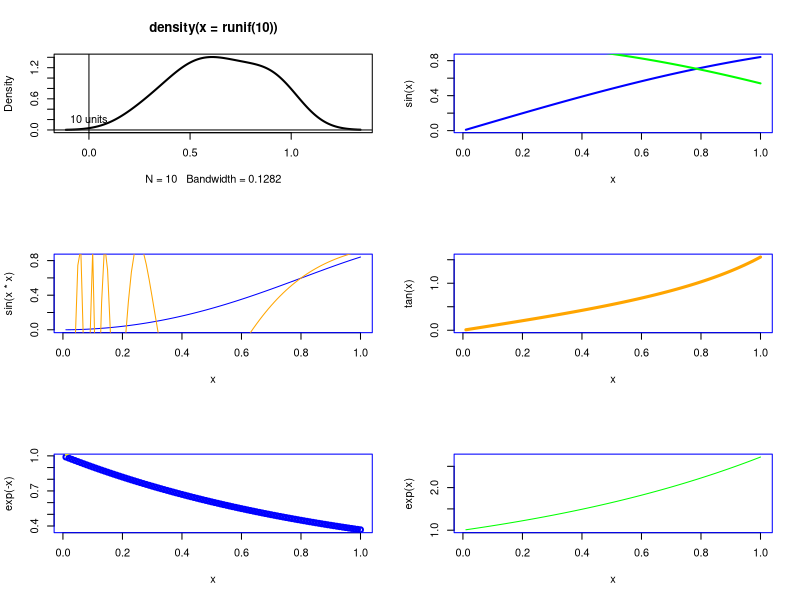

R code for this plot:
## ---- chunk 1
# Scope: Plotting a set of Graphs as example

par(mfrow=c(3,2))                       # number of sub plots

# Now the next 6 pictures will be placed on these 6 regions. :-)

# Plot 1 and parameters: Density
plot(density(runif(10)), lwd=2)
text(x=0, y=0.2, "10 units")        # Showing you how to place text at will
abline(h=0, v=0)


x=seq(0.01,1,0.01)
par(col="blue")                         # default colour to blue.

# Plot 2 and parameters: Sin & Cos
plot(x, sin(x), type="l", lwd=2)
lines(x, cos(x), type="l", col="green", lwd=2)

# Plot 6 and paramters: Sin
plot(x, sin(x*x), type="l")
lines(x, sin(2/x), col="orange")

# Plot 4 and paramters: Tan
plot(x, tan(x), type="l", lwd=3, col="orange")

# Plot 5 and paramters: lines
plot(x, exp(-x), lwd=2)
lines(x, exp(x), col="yellow", lwd=2)

# Plot 3 and paramters
plot(x, exp(x), type="l", col="green")
lines(x, log(x), type="l", col="orange")
